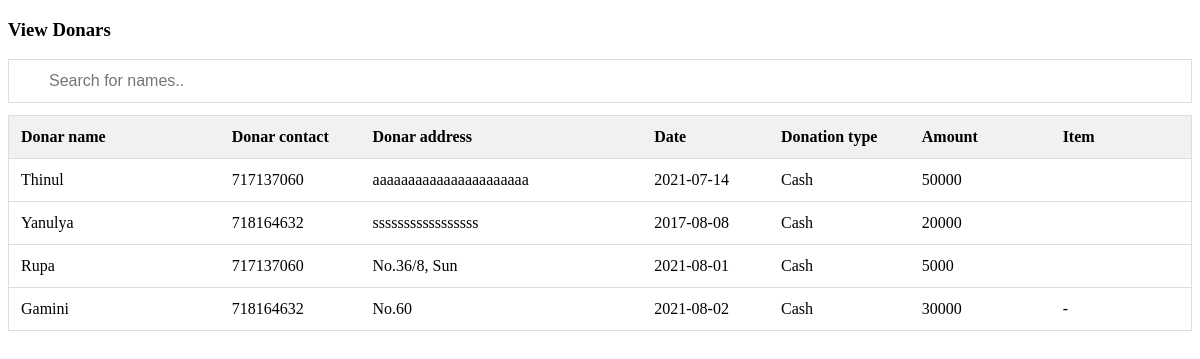
The app's page /view_users.php with its own data.
### tables this page shows
CREATE TABLE IF NOT EXISTS `donar` (
  `donarId` int(11) NOT NULL AUTO_INCREMENT,
  `donar_name` varchar(255) NOT NULL,
  `c_number` int(10) NOT NULL,
  `address` varchar(255) NOT NULL,
  `Date` date NOT NULL,
  `type` varchar(10) NOT NULL,
  `amount` int(11) NOT NULL,
  `item` varchar(100) NOT NULL,
  PRIMARY KEY (`donarId`)
);

### view_users.php (the view, shortened to what this page needs)
<!DOCTYPE html>
<html>
<head>
</head>
<body>
<div class="row" >
<div class="col-lg-12" >
<div class="panel panel-default" >
<div class="panel-heading" >
<h3 class="panel-title" >
<i class="fa fa-money fa-fw" ></i> View Donars
</h3>
</div>
<input type="text" id="myInput" onkeyup="myFunction()" placeholder="Search for names.." title="Type in a name">
<table id="myTable">
  <tr class="header">
    <th style="width:15%;">Donar name</th>
    <th style="width:10%;">Donar contact</th>
    <th style="width:20%;">Donar address</th>
    <th style="width:9%;">Date</th>
    <th style="width:10%;">Donation type</th>
    <th style="width:10%;">Amount</th>
    <th style="width:10%;">Item</th>
  </tr>
  <?php
  $get_order = "select * from donar ";
  $run_order = mysqli_query($Con,$get_order);
  while($row_order=mysqli_fetch_array($run_order)){
    $name = $row_order['donar_name'];
    $contact = $row_order['c_number'];
    $address = $row_order['address'];
    $date = $row_order['Date'];
    $type = $row_order['type'];
    $amount = $row_order['amount'];
    $item = $row_order['item'];
    ?>
    <tr>
      <td><?php echo $name?></td>
      <td><?php echo $contact?></td>
      <td><?php echo $address?></td>
      <td><?php echo $date ?></td>
      <td><?php echo $type ?></td>
      <td><?php echo $amount ?></td>
      <td><?php echo $item ?></td>
    </tr>
   <?php  } ?>
  </table>
</body>
</html>

### view_users.php (style rules this page uses)
* { box-sizing: border-box; }
#myInput { background-image: url('/css/searchicon.png'); background-position: 10px 10px; background-repeat: no-repeat; width: 100%; font-size: 16px; padding: 12px 20px 12px 40px; border: 1px solid #ddd; margin-bottom: 12px; }
#myTable { border-collapse: collapse; width: 100%; border: 1px solid #ddd; font-size: 16px; }
#myTable th, #myTable td { text-align: left; padding: 12px; }
#myTable tr { border-bottom: 1px solid #ddd; }
#myTable tr.header, #myTable tr:hover { background-color: #f1f1f1; }

### records on screen
donar: donar_name "Thinul", c_number "717137060", address "aaaaaaaaaaaaaaaaaaaaaa", Date "2021-07-14", type "Cash", amount "50000"
donar: donar_name "Yanulya", c_number "718164632", address "sssssssssssssssss", Date "2017-08-08", type "Cash", amount "20000"
donar: donar_name "Rupa", c_number "717137060", address "No.36/8, Sun", Date "2021-08-01", type "Cash", amount "5000"
donar: donar_name "Gamini", c_number "718164632", address "No.60", Date "2021-08-02", type "Cash", amount "30000", item "-"
